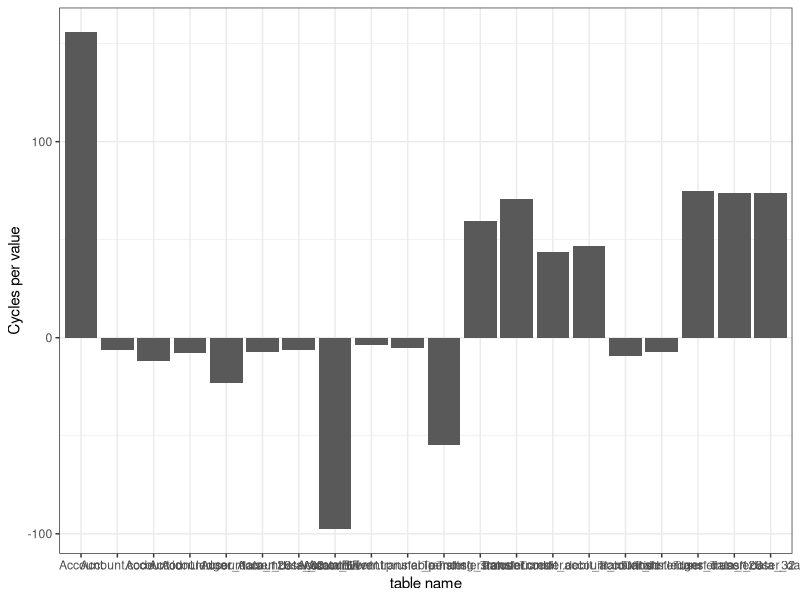
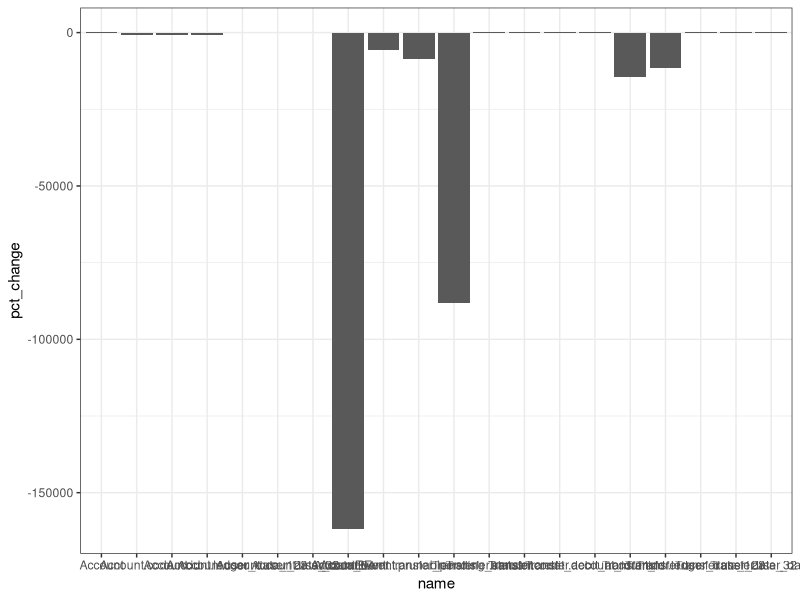

Here is the R script that generated these plots, in order:
library(ggplot2)
library(sqldf)


df = read.csv("./results.csv")

average = sqldf("SELECT version, name, AVG(cpu_cycles) as cycles FROM df 
      GROUP BY version, name
      ORDER BY version, cycles")


results = sqldf("
SELECT
    b.name,
    b.cycles                                   AS baseline_cycles,
    o.cycles                                   AS optimized_cycles,
    b.cycles - o.cycles                        AS cycle_delta,        -- absolute gain/loss
    ROUND((b.cycles - o.cycles) / b.cycles * 100, 2) AS pct_change,   -- % faster/slower
    CASE
        WHEN b.cycles - o.cycles >= 0 THEN 'improved'
        ELSE                                   'regressed'
    END                                        AS result
FROM   average AS b
JOIN   average AS o
       ON  o.name    = b.name
      AND o.version  = 'optimized'
WHERE  b.version     = 'baseline'
ORDER  BY pct_change DESC;     -- or ORDER BY cycle_delta DESC for absolute wins
      ")


ggplot(results, aes(x=name , y = cycle_delta)) + 
    geom_bar(stat="identity") + 
    ylab("Cycles per value") + 
    xlab("table name") +
    theme_bw()


ggplot(results, aes(x=name , y = pct_change)) + 
    geom_bar(stat="identity") + 
    theme_bw()
